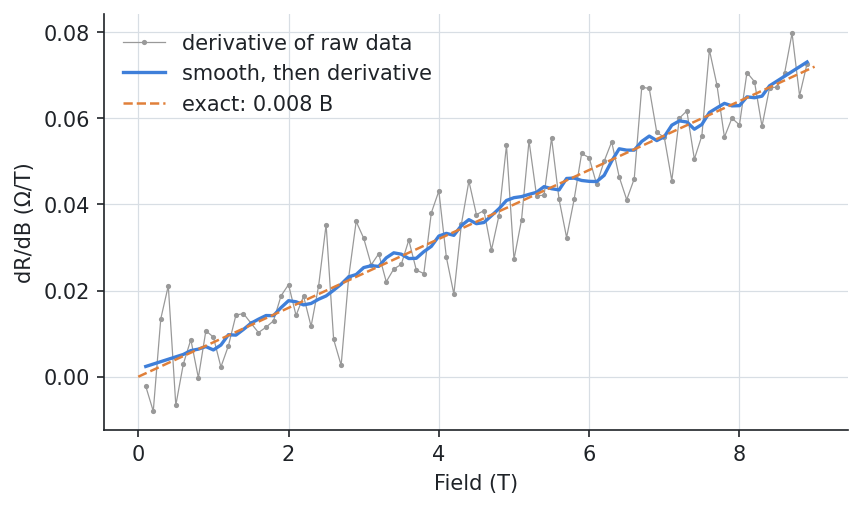

Recreate this plot in Python.
from _data import noisy

# --8<-- [start:example]
import quantalyze as qz

# Differentiating noisy data directly amplifies the noise...
noisy["dR/dB raw"] = qz.derivative(noisy, "field", "resistance")

# ...so smooth first, then differentiate.
noisy["smoothed"] = qz.savgol_filter(noisy, "resistance", window_size=15, order=2)
noisy["dR/dB smoothed"] = qz.derivative(noisy, "field", "smoothed")

print(noisy[["field", "dR/dB raw", "dR/dB smoothed"]].iloc[40:45])
# --8<-- [end:example]

import matplotlib.pyplot as plt

fig, ax = plt.subplots()
ax.plot(noisy.field, noisy["dR/dB raw"], ".-", ms=3, lw=0.6, color="0.6", label="derivative of raw data")
ax.plot(noisy.field, noisy["dR/dB smoothed"], color="C0", lw=1.6, label="smooth, then derivative")
ax.plot(noisy.field, 0.008 * noisy.field, "--", color="C1", lw=1.2, label="exact: 0.008 B")
ax.set(xlabel="Field (T)", ylabel="dR/dB (Ω/T)")
ax.legend(loc="upper left")
